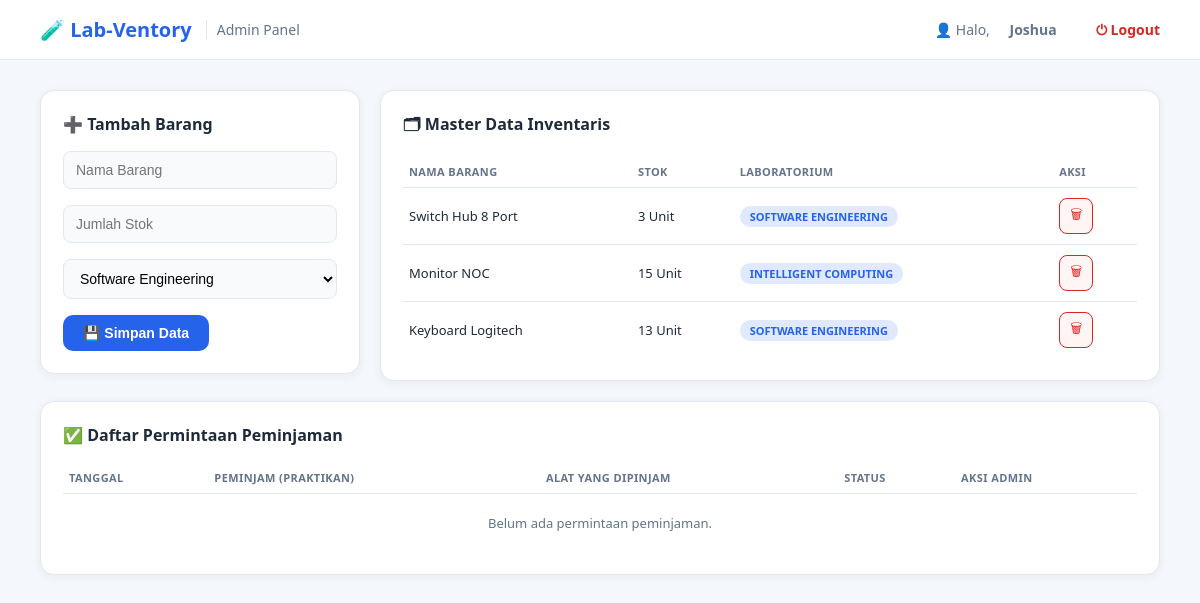
/admin.php (signed in), run on the app's committed database.
### tables this page shows
CREATE TABLE IF NOT EXISTS barang (
    id INT AUTO_INCREMENT PRIMARY KEY,
    nama_barang VARCHAR(100) NOT NULL,
    stok INT NOT NULL DEFAULT 0,
    lokasi_lab VARCHAR(100) NOT NULL
);

### admin.php (the view, shortened to what this page needs)
<?php
require_once "config.php";
$barangList = $conn->query("SELECT * FROM barang ORDER BY id ASC")->fetchAll(PDO::FETCH_ASSOC);
$peminjamanList = $conn->query("
    SELECT p.id, p.tanggal_pinjam, p.status, u.nama_lengkap, b.nama_barang
    FROM peminjaman p
    JOIN users u ON p.user_id = u.id
    JOIN barang b ON p.barang_id = b.id
    ORDER BY p.id DESC
")->fetchAll(PDO::FETCH_ASSOC);
$badgeClass = [
    'pending' => 'badge-pending',
    'approved' => 'badge-approved',
    'ditolak' => 'badge-ditolak',
    'dikembalikan' => 'badge-dikembalikan',
];
$badgeLabel = [
    'pending' => '⏳ Pending',
    'approved' => '✓ Approved',
    'ditolak' => '✕ Ditolak',
    'dikembalikan' => '↺ Dikembalikan',
];
?>
<!DOCTYPE html>
<html lang="id">
<head>
<link rel="stylesheet" href="assets/css/style.css">
</head>
<body>
<div class="navbar">
    <div class="brand">🧪 Lab-Ventory <span class="sub">Admin Panel</span></div>
    <div class="nav-right">
        👤 Halo, <b>&nbsp;<?php echo htmlspecialchars($_SESSION['nama_lengkap']); ?></b>
        &nbsp;&nbsp;<a href="logout.php" style="color:#dc2626; font-weight:600;">⏻ Logout</a>
    </div>
</div>
<div class="dashboard">
    <div class="grid-2">
        <div class="card">
            <h3>➕ Tambah Barang</h3>
            <form method="POST" action="admin.php">
                <div class="form-group">
                    <input type="text" name="nama_barang" placeholder="Nama Barang" required>
                </div>
                <div class="form-group">
                    <input type="number" name="stok" placeholder="Jumlah Stok" min="0" required>
                </div>
                <div class="form-group">
                    <select name="lokasi_lab" required>
                        <option value="Software Engineering">Software Engineering</option>
                    </select>
                </div>
                <button type="submit" class="btn">💾 Simpan Data</button>
            </form>
        </div>
        <div class="card">
            <h3>🗂 Master Data Inventaris</h3>
            <table>
                <thead>
                    <tr><th>Nama Barang</th><th>Stok</th><th>Laboratorium</th><th>Aksi</th></tr>
                </thead>
                <tbody>
                <?php if (empty($barangList)): ?>
                    <tr><td colspan="4" class="empty-note">Belum ada data barang.</td></tr>
                <?php else: foreach ($barangList as $b): ?>
                    <tr>
                        <td><?php echo htmlspecialchars($b['nama_barang']); ?></td>
                        <td><?php echo (int) $b['stok']; ?> Unit</td>
                        <td><span class="badge badge-blue"><?php echo htmlspecialchars(strtoupper($b['lokasi_lab'])); ?></span></td>
                        <td>
                            <form method="POST" action="admin.php" style="display:inline"
                                  onsubmit="return confirmDelete(event, '<?php echo htmlspecialchars(addslashes($b['nama_barang'])); ?>', this)">
                                <button type="submit" class="icon-btn">🗑</button>
                            </form>
                        </td>
                    </tr>
                <?php endforeach; endif; ?>
                </tbody>
            </table>
        </div>
    </div>
    <div class="card">
        <h3>✅ Daftar Permintaan Peminjaman</h3>
        <table>
            <thead>
                <tr><th>Tanggal</th><th>Peminjam (Praktikan)</th><th>Alat yang Dipinjam</th><th>Status</th><th>Aksi Admin</th></tr>
            </thead>
            <tbody>
            <?php if (empty($peminjamanList)): ?>
                <tr><td colspan="5" class="empty-note">Belum ada permintaan peminjaman.</td></tr>
            <?php else: foreach ($peminjamanList as $p): ?>
                <tr>
                    <td><?php echo htmlspecialchars($p['tanggal_pinjam']); ?></td>
                    <td><?php echo htmlspecialchars($p['nama_lengkap']); ?></td>
                    <td><?php echo htmlspecialchars($p['nama_barang']); ?></td>
                    <td><span class="badge <?php echo $badgeClass[$p['status']]; ?>"><?php echo $badgeLabel[$p['status']]; ?></span></td>
                    <td>
                        <?php if ($p['status'] === 'pending'): ?>
                            <form method="POST" action="admin.php" style="display:inline">
                                <input type="hidden" name="action" value="approve">
                                <input type="hidden" name="peminjaman_id" value="<?php echo (int) $p['id']; ?>">
                                <button type="submit" class="btn btn-success btn-sm">✓ Setujui</button>
                            </form>
                            <form method="POST" action="admin.php" style="display:inline">
                                <input type="hidden" name="action" value="tolak">
                                <input type="hidden" name="peminjaman_id" value="<?php echo (int) $p['id']; ?>">
                                <button type="submit" class="btn btn-outline btn-sm" style="color:#dc2626;border-color:#dc2626;">✕ Tolak</button>
                            </form>
                        <?php elseif ($p['status'] === 'approved'): ?>
                            <form method="POST" action="admin.php" style="display:inline">
                                <input type="hidden" name="action" value="kembalikan">
                                <input type="hidden" name="peminjaman_id" value="<?php echo (int) $p['id']; ?>">
                                <button type="submit" class="btn btn-outline btn-sm">↺ Tandai Selesai / Kembali</button>
                            </form>
                        <?php else: ?>
                            <span style="color:#94a3b8; font-size:12px;">🔒 Selesai</span>
                        <?php endif; ?>
                    </td>
                </tr>
            <?php endforeach; endif; ?>
            </tbody>
        </table>
    </div>
</div>
</body>
</html>

### style.css (style rules this page uses)
:root { --bg: #f4f7fb; --surface: #ffffff; --border: #e2e8f0; --text-main: #1e2939; --text-muted: #64748b; --primary: #2563eb; --primary-hover: #1d4ed8; --accent-teal: #0d9488; --success: #16a34a; --danger: #dc2626; --warning: #d97706; --radius: 14px; --shadow: 0 2px 10px rgba(30, 41, 57, 0.06); }
* { box-sizing: border-box; }
body { margin: 0; font-family: "Segoe UI", Roboto, Arial, sans-serif; background: var(--bg); color: var(--text-main); }
a { text-decoration: none; color: inherit; }
.navbar { display: flex; justify-content: space-between; align-items: center; background: var(--surface); border-bottom: 1px solid var(--border); padding: 16px 40px; }
.navbar .brand { font-weight: 700; font-size: 20px; color: var(--primary); display: flex; align-items: center; gap: 8px; }
.navbar .brand span.sub { font-weight: 400; color: var(--text-muted); font-size: 14px; margin-left: 6px; border-left: 1px solid var(--border); padding-left: 10px; }
.navbar .nav-right { display: flex; align-items: center; gap: 16px; color: var(--text-muted); font-size: 14px; }
.btn { display: inline-block; padding: 10px 20px; border-radius: 10px; border: none; background: var(--primary); color: #fff; font-weight: 600; font-size: 14px; cursor: pointer; transition: background 0.15s ease; }
.form-group { text-align: left; margin-bottom: 16px; }
.form-group input, .form-group select { width: 100%; padding: 10px 12px; border-radius: 8px; border: 1px solid var(--border); background: #f8fafc; font-size: 14px; }
.dashboard { padding: 30px 40px; }
.grid-2 { display: grid; grid-template-columns: 320px 1fr; gap: 20px; align-items: start; }
.card { background: var(--surface); border: 1px solid var(--border); border-radius: var(--radius); box-shadow: var(--shadow); padding: 22px; margin-bottom: 20px; }
.card h3 { margin-top: 0; font-size: 16px; display: flex; align-items: center; gap: 8px; }
table { width: 100%; border-collapse: collapse; font-size: 13px; }
thead th { text-align: left; color: var(--text-muted); text-transform: uppercase; font-size: 11px; letter-spacing: 0.4px; border-bottom: 1px solid var(--border); padding: 8px 6px; }
tbody td { padding: 10px 6px; border-bottom: 1px solid var(--border); }
tbody tr:last-child td { border-bottom: none; }
.badge { display: inline-block; padding: 3px 10px; border-radius: 20px; font-size: 11px; font-weight: 600; }
.badge-blue { background: #e0e9ff; color: var(--primary); }
.icon-btn { border: 1px solid var(--danger); color: var(--danger); background: #fff5f5; border-radius: 8px; padding: 6px 10px; cursor: pointer; }
.empty-note { color: var(--text-muted); font-size: 13px; text-align: center; padding: 20px 0; }

### data on the page
barang: nama_barang "Switch Hub 8 Port", stok "3", lokasi_lab "SOFTWARE ENGINEERING"
barang: nama_barang "Monitor NOC", stok "15", lokasi_lab "INTELLIGENT COMPUTING"
barang: nama_barang "Keyboard Logitech", stok "13", lokasi_lab "SOFTWARE ENGINEERING"

### other printed values
$_SESSION['nama_lengkap'] "Joshua"
